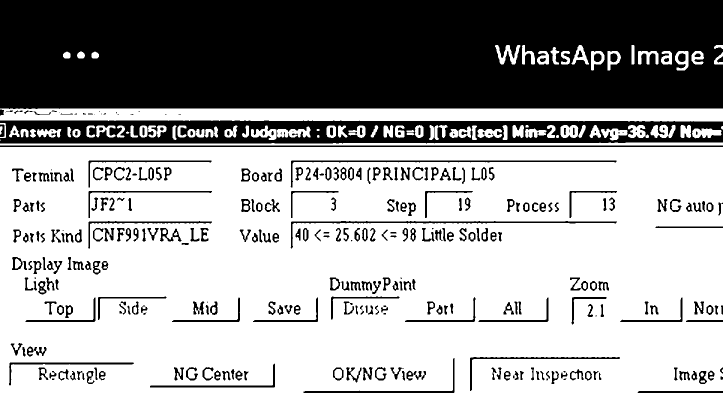
#> input picture public/debug_ocr/ocr_sample_above_full_otsu_psm6.png, 1446 x 810 px (shown at 1/2 size)
$ python -i aoi_ocr_fields.py   (imports and definitions only)
#> lines starting #> are read from the running program, lines starting #| are printed output that depends on the picture; after the words box and inside, x2 and y2 are one past the last pixel; in counts of white or black regions, pixels touching at a corner belong together
#> further down, picture is the input picture: shape (810, 1446, 3); 64.6% white; 371 black regions (53 under 20 px), largest, box (x1, y1, x2, y2) and area: (0, 0, 1446, 218) 305712, (0, 241, 1446, 287) 45504, (0, 291, 1446, 294) 4338
"""Pós-processamento e segunda leitura dos campos de texto da AOI.

A leitura geral continua sendo feita pelo ScreenMonitor. Este módulo corrige
artefatos de borda e, somente quando necessário, relê o campo Parts por uma ROI
ancorada no rótulo da própria interface.
"""

from __future__ import annotations

import re

import cv2


# [12 lines left out: functions strip_ocr_field_noise, normalize_board_ocr, not called in this run]


_NUMERIC_OCR_TRANSLATION = str.maketrans(
    {
        "I": "1",
        "i": "1",
        "L": "1",
        "l": "1",
        "|": "1",
        "O": "0",
        "o": "0",
        "Q": "0",
        "q": "0",
        "S": "5",
        "s": "5",
        "$": "5",
        "Z": "2",
        "z": "2",
        "G": "6",
        "g": "6",
        "B": "8",
        "b": "8",
    }
)


# [72 lines left out: functions _normalize_numeric_operand, normalize_value_ocr, normalize_parts_ocr, looks_like_component_reference, not called in this run]


def _prepare_binary(image, scale: int = 3):
#> called with scale = 3
    if image is None or image.size == 0:
        return None
    gray = cv2.cvtColor(image, cv2.COLOR_BGR2GRAY)
    enlarged = cv2.resize(
        gray,
        None,
        fx=max(1, int(scale)),
        fy=max(1, int(scale)),
        interpolation=cv2.INTER_CUBIC,
    )
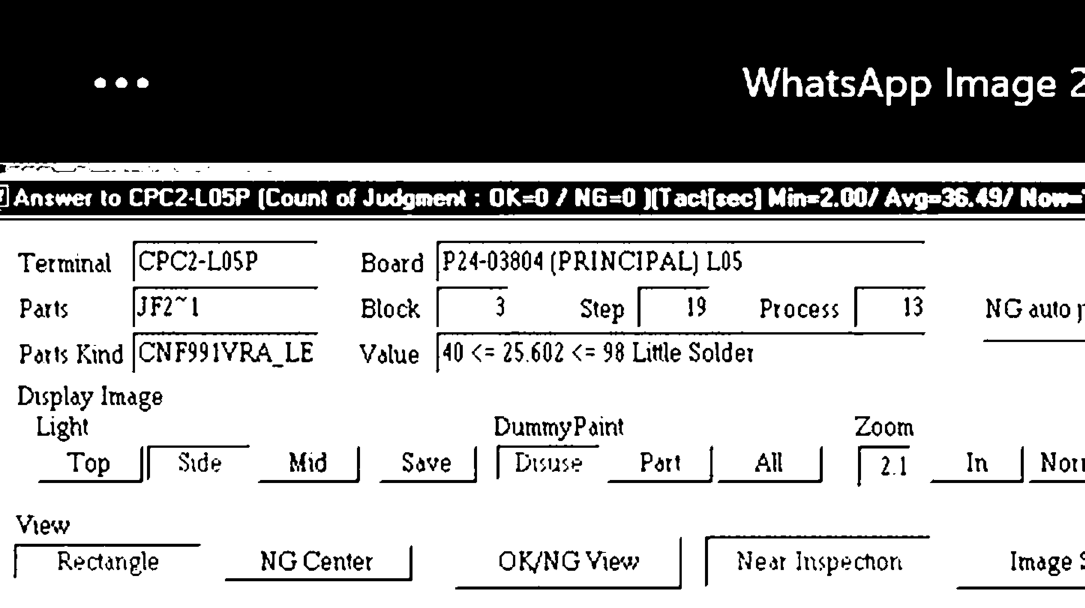
#> enlarged: shape (2430, 4338) (shown at 1/4 size); min 0, max 255, mean 164.7
    _, binary = cv2.threshold(
        enlarged,
        0,
        255,
        cv2.THRESH_BINARY + cv2.THRESH_OTSU,
    )
#> binary: shape (2430, 4338); 64.6% white; 373 black regions (8 under 20 px), largest, box (x1, y1, x2, y2) and area: (0, 0, 4338, 654) 2751504, (0, 723, 4338, 861) 409804, (0, 873, 4338, 882) 39042
    return binary


def _token_key(value: str) -> str:
    return re.sub(r"[^A-Z0-9]", "", str(value or "").upper())


# [206 lines left out: functions _field_token_matches, _find_field_crop, _recover_ambiguous_diode_range, recover_parts_from_text_zone, not called in this run]


__all__ = [
    "looks_like_component_reference",
    "normalize_board_ocr",
    "normalize_parts_ocr",
    "normalize_value_ocr",
    "recover_parts_from_text_zone",
    "strip_ocr_field_noise",
]

>>> import cv2
>>> picture = cv2.imread('../../public/debug_ocr/ocr_sample_above_full_otsu_psm6.png')
>>> result = _prepare_binary(picture)
